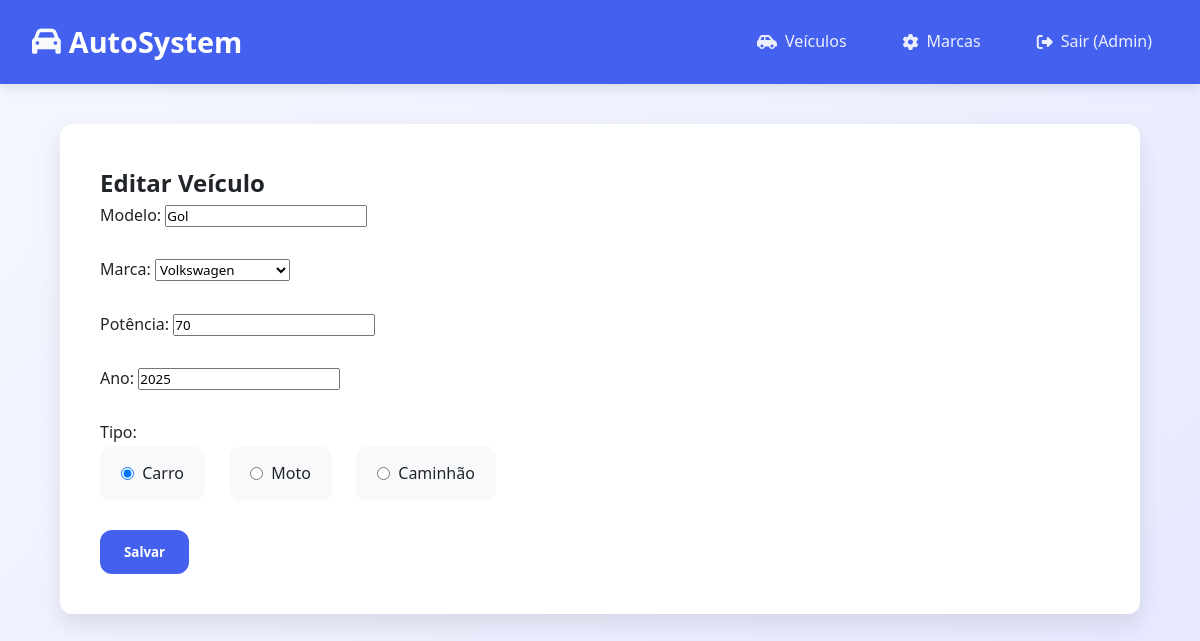
Screenshot of /veiculos/veiculos_edit.php?id=2 (signed in) with the database file from the repository.
### tables this page shows
CREATE TABLE `veiculos` (
  `id` int(11) NOT NULL,
  `modelo` varchar(100) NOT NULL,
  `potencia` varchar(50) DEFAULT NULL,
  `ano` year(4) DEFAULT NULL,
  `tipo` enum('Carro','Moto','Caminhao') NOT NULL,
  `id_marca` int(11) DEFAULT NULL
);

### veiculos/veiculos_edit.php (the view, shortened to what this page needs)
<?php
include("../includes/navbar.php");
include("../includes/conexao.php");
$id = $_GET['id'];
$sql = "SELECT * FROM veiculos WHERE id=$id";
$result = mysqli_query($con, $sql);
$veiculo = mysqli_fetch_assoc($result);
?>
<link rel="stylesheet" href="../css/style.css">
<div class="container">
    <h2>Editar Veículo</h2>
    <form action="veiculos_save.php" method="POST">
        <div class="form-group">
            <label>Modelo:</label>
            <input type="text" name="modelo" value="<?php echo $veiculo['modelo']; ?>" required>
        </div>
        <div class="form-group">
            <label>Marca:</label>
            <select name="id_marca" required>
                <?php
                $marcas = mysqli_query($con, "SELECT * FROM marcas");
                while($m = mysqli_fetch_assoc($marcas)){
                    $selected = ($m['id'] == $veiculo['id_marca']) ? "selected" : "";
                    echo "<option value='".$m['id']."' $selected>".$m['marca']."</option>";
                }
                ?>
            </select>
        </div>
        <div class="form-group">
            <label>Potência:</label>
            <input type="number" name="potencia" value="<?php echo $veiculo['potencia']; ?>" required>
        </div>
        <div class="form-group">
            <label>Ano:</label>
            <input type="number" name="ano" value="<?php echo $veiculo['ano']; ?>" required>
        </div>
        <div class="form-group">
            <label>Tipo:</label>
            <div class="radio-group">
                <label class="radio-option">
                    <input type="radio" name="tipo" value="Carro" <?php if($veiculo['tipo']=="Carro") echo "checked"; ?> required>
                    Carro
                </label>
                <label class="radio-option">
                    <input type="radio" name="tipo" value="Moto" <?php if($veiculo['tipo']=="Moto") echo "checked"; ?>>
                    Moto
                </label>
                <label class="radio-option">
                    <input type="radio" name="tipo" value="Caminhão" <?php if($veiculo['tipo']=="Caminhão") echo "checked"; ?>>
                    Caminhão
                </label>
            </div>
        </div>
        <input type="submit" value="Salvar" class="btn">
    </form>
</div>

### css/style.css (style rules this page uses)
* { margin: 0; padding: 0; box-sizing: border-box; font-family: 'Poppins', 'Segoe UI', sans-serif; }
.container { width: 90%; max-width: 1200px; margin: 2.5rem auto; padding: 2.5rem; background: white; border-radius: var(--border-radius); box-shadow: var(--box-shadow); animation: fadeIn 0.5s ease; }
.btn { display: inline-block; padding: 0.8rem 1.5rem; background: var(--primary); color: white; border: none; border-radius: var(--border-radius); text-decoration: none; font-weight: 600; cursor: pointer; transition: var(--transition); text-align: center; }
.form-group { margin-bottom: 1.8rem; }
.radio-group { display: flex; gap: 1.5rem; flex-wrap: wrap; }
.radio-option { display: flex; align-items: center; gap: 0.5rem; cursor: pointer; padding: 0.8rem 1.2rem; background: var(--light); border-radius: var(--border-radius); transition: var(--transition); border: 2px solid transparent; }
.radio-option input[type="radio"] { margin: 0; width: auto; }

### rows the page displays
veiculos: modelo "Gol", potencia "70", ano "2025", tipo "☑ Carro", tipo "☐ Moto", tipo "☐ Caminhão"

### other values shown
$_SESSION['usuario_nome'] "Admin"
form field id_marca "Volkswagen"
